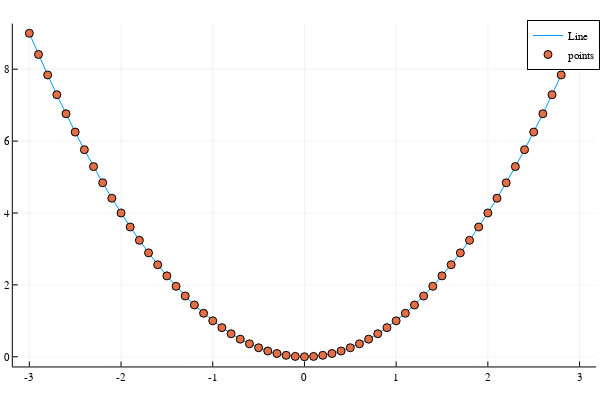

Source (notebook cell):
### Code cell
plotlyjs()    ### αλλο το pkg PlotlyJs και αλλο η function plotlyjs()
plot(x,y , label = "Line")
scatter!(x,y , label = "points")
### now you can walk tyough the poins and see ccordinates

### Figure 1 — Plotly figure (JSON) as saved in the notebook; plotly's stock layout.template omitted (floating-point values rounded to 4 significant figures)
{"data": [{"colorbar": {"len": 0.9525, "title": "", "x": 0.9934, "y": 0.5139}, "legendgroup": "Line", "line": {"color": "rgba(0, 154, 250, 1.000)", "dash": "solid", "shape": "linear", "width": 1}, "mode": "lines", "name": "Line", "showlegend": true, "type": "scatter", "x": [-3, -2.9, -2.8, -2.7, -2.6, -2.5, -2.4, -2.3, -2.2, -2.1, -2, -1.9, -1.8, -1.7, -1.6, -1.5, -1.4, -1.3, -1.2, -1.1, -1, -0.9, -0.8, -0.7, -0.6, -0.5, -0.4, -0.3, -0.2, -0.1, 0, 0.1, 0.2, 0.3, 0.4, 0.5, 0.6, 0.7, 0.8, 0.9, 1, 1.1, 1.2, 1.3, 1.4, 1.5, 1.6, 1.7, 1.8, 1.9, 2, 2.1, 2.2, 2.3, 2.4, 2.5, 2.6, 2.7, 2.8, 2.9, 3], "xaxis": "x", "y": [9, 8.41, 7.84, 7.29, 6.76, 6.25, 5.76, 5.29, 4.84, 4.41, 4, 3.61, 3.24, 2.89, 2.56, 2.25, 1.96, 1.69, 1.44, 1.21, 1, 0.81, 0.64, 0.49, 0.36, 0.25, 0.16, 0.09, 0.04, 0.01, 0, 0.01, 0.04, 0.09, 0.16, 0.25, 0.36, 0.49, 0.64, 0.81, 1, 1.21, 1.44, 1.69, 1.96, 2.25, 2.56, 2.89, 3.24, 3.61, 4, 4.41, 4.84, 5.29, 5.76, 6.25, 6.76, 7.29, 7.84, 8.41, 9], "yaxis": "y"}, {"colorbar": {"len": 0.9525, "title": "", "x": 0.9934, "y": 0.5139}, "legendgroup": "points", "marker": {"color": "rgba(227, 111, 71, 1.000)", "line": {"color": "rgba(0, 0, 0, 1.000)", "width": 1}, "size": 8, "symbol": "circle"}, "mode": "markers", "name": "points", "showlegend": true, "type": "scatter", "x": [-3, -2.9, -2.8, -2.7, -2.6, -2.5, -2.4, -2.3, -2.2, -2.1, -2, -1.9, -1.8, -1.7, -1.6, -1.5, -1.4, -1.3, -1.2, -1.1, -1, -0.9, -0.8, -0.7, -0.6, -0.5, -0.4, -0.3, -0.2, -0.1, 0, 0.1, 0.2, 0.3, 0.4, 0.5, 0.6, 0.7, 0.8, 0.9, 1, 1.1, 1.2, 1.3, 1.4, 1.5, 1.6, 1.7, 1.8, 1.9, 2, 2.1, 2.2, 2.3, 2.4, 2.5, 2.6, 2.7, 2.8, 2.9, 3], "xaxis": "x", "y": [9, 8.41, 7.84, 7.29, 6.76, 6.25, 5.76, 5.29, 4.84, 4.41, 4, 3.61, 3.24, 2.89, 2.56, 2.25, 1.96, 1.69, 1.44, 1.21, 1, 0.81, 0.64, 0.49, 0.36, 0.25, 0.16, 0.09, 0.04, 0.01, 0, 0.01, 0.04, 0.09, 0.16, 0.25, 0.36, 0.49, 0.64, 0.81, 1, 1.21, 1.44, 1.69, 1.96, 2.25, 2.56, 2.89, 3.24, 3.61, 4, 4.41, 4.84, 5.29, 5.76, 6.25, 6.76, 7.29, 7.84, 8.41, 9], "yaxis": "y"}], "layout": {"annotations": [], "height": 400, "legend": {"bgcolor": "rgba(255, 255, 255, 1.000)", "bordercolor": "rgba(0, 0, 0, 1.000)", "borderwidth": 1, "font": {"color": "rgba(0, 0, 0, 1.000)", "family": "sans-serif", "size": 11}, "title": {"font": {"color": "rgba(0, 0, 0, 1.000)", "family": "sans-serif", "size": 15}, "text": ""}, "tracegroupgap": 0, "traceorder": "normal", "x": 1, "xanchor": "auto", "y": 1, "yanchor": "auto"}, "margin": {"b": 20, "l": 0, "r": 0, "t": 20}, "paper_bgcolor": "rgba(255, 255, 255, 1.000)", "plot_bgcolor": "rgba(255, 255, 255, 1.000)", "showlegend": true, "width": 600, "xaxis": {"anchor": "y", "domain": [0.02138, 0.9934], "gridcolor": "rgba(0, 0, 0, 0.100)", "gridwidth": 0.5, "linecolor": "rgba(0, 0, 0, 1.000)", "mirror": false, "range": [-3.18, 3.18], "showgrid": true, "showline": true, "showticklabels": true, "tickangle": 0, "tickcolor": "rgb(0, 0, 0)", "tickfont": {"color": "rgba(0, 0, 0, 1.000)", "family": "sans-serif", "size": 11}, "tickmode": "array", "ticks": "inside", "ticktext": ["-3", "-2", "-1", "0", "1", "2", "3"], "tickvals": [-3, -2, -1, 0, 1, 2, 3], "title": "", "titlefont": {"color": "rgba(0, 0, 0, 1.000)", "family": "sans-serif", "size": 15}, "type": "-", "visible": true, "zeroline": false, "zerolinecolor": "rgba(0, 0, 0, 1.000)"}, "yaxis": {"anchor": "x", "domain": [0.03762, 0.9902], "gridcolor": "rgba(0, 0, 0, 0.100)", "gridwidth": 0.5, "linecolor": "rgba(0, 0, 0, 1.000)", "mirror": false, "range": [-0.27, 9.27], "showgrid": true, "showline": true, "showticklabels": true, "tickangle": 0, "tickcolor": "rgb(0, 0, 0)", "tickfont": {"color": "rgba(0, 0, 0, 1.000)", "family": "sans-serif", "size": 11}, "tickmode": "array", "ticks": "inside", "ticktext": ["0", "2", "4", "6", "8"], "tickvals": [0, 2, 4, 6, 8], "title": "", "titlefont": {"color": "rgba(0, 0, 0, 1.000)", "family": "sans-serif", "size": 15}, "type": "-", "visible": true, "zeroline": false, "zerolinecolor": "rgba(0, 0, 0, 1.000)"}}}
